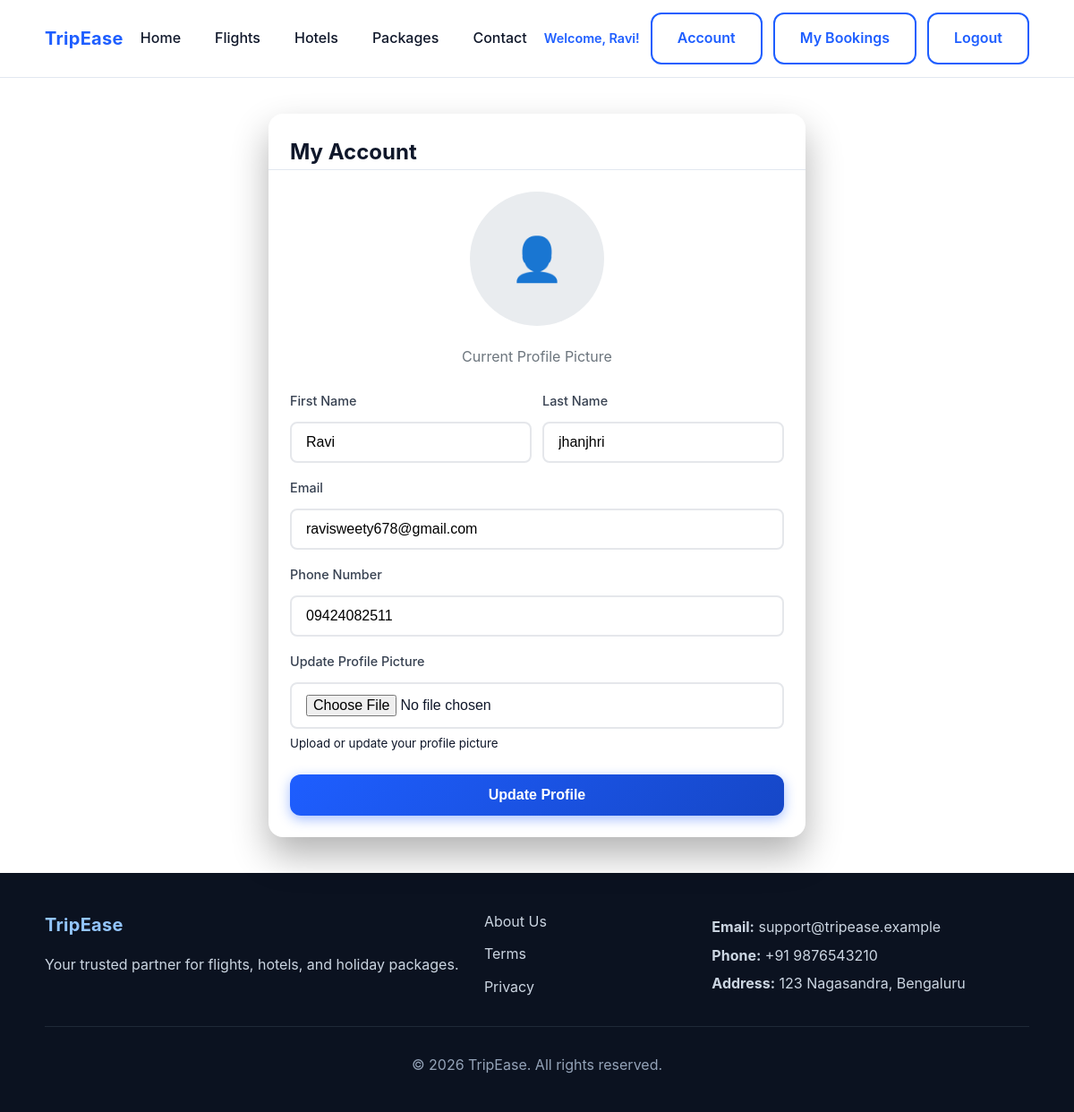
Page /accounts/profile/ (signed in) on the committed database.
### accounts/models.py (models this page shows, shortened)
class User(AbstractUser):
    email = models.EmailField(unique=True, verbose_name='email address')
    phone = models.CharField(max_length=15, blank=True)
    profile_photo = models.ImageField(upload_to='profile_photos/', blank=True, null=True)
    id_document = models.FileField(upload_to='id_documents/', blank=True, null=True)
    user_id = models.UUIDField(null=True, blank=True, unique=True, editable=False, help_text='Supabase Auth user ID (UUID)')
    created_at = models.DateTimeField(auto_now_add=True)
    updated_at = models.DateTimeField(auto_now=True)
    USERNAME_FIELD = 'email'
    REQUIRED_FIELDS = ['username', 'first_name', 'last_name']
    class Meta:
        verbose_name = 'User'
        verbose_name_plural = 'Users'

### accounts/views.py (the view)
# urls.py: path('profile/', views.profile_view, name='profile'),
@login_required
def profile_view(request):
    if request.method == 'POST':
        form = ProfileUpdateForm(request.POST, request.FILES, instance=request.user)
        if form.is_valid():
            user = form.save()
            if SUPABASE_AVAILABLE:
                sync_user_to_supabase(user)
            messages.success(request, 'Profile updated successfully!')
            return redirect('accounts:profile')
    else:
        form = ProfileUpdateForm(instance=request.user)
    return render(request, 'accounts/profile.html', {'form': form})

### accounts/forms.py
class ProfileUpdateForm(forms.ModelForm):
    profile_photo = forms.ImageField(
        required=False,
        widget=forms.FileInput(attrs={
            'class': 'form-control',
            'accept': 'image/*'
        }),
        help_text='Upload or update your profile picture'
    )
    class Meta:
        model = User
        fields = ('first_name', 'last_name', 'email', 'phone', 'profile_photo')
        widgets = {
            'first_name': forms.TextInput(attrs={
                'class': 'form-control',
                'placeholder': 'First name'
            }),
            'last_name': forms.TextInput(attrs={
                'class': 'form-control',
                'placeholder': 'Last name'
            }),
            'email': forms.EmailInput(attrs={
                'class': 'form-control',
                'placeholder': 'Email address'
            }),
            'phone': forms.TextInput(attrs={
                'class': 'form-control',
                'placeholder': 'Phone number'
            }),
        }

### templates/accounts/profile.html (shortened to what this page needs)
{% extends 'base.html' %}
{% load static %}
{% block content %}
<div class="container" style="min-height: 70vh; padding: 40px 0;">
    <div class="modal-content" style="position: relative; max-width: 600px; width: 100%; margin: 0 auto;">
        <div class="modal-header">
            <h2>My Account</h2>
        </div>
        <form method="post" class="auth-form" enctype="multipart/form-data">
            <div class="form-group" style="text-align: center; margin-bottom: 24px;">
                {% if user.profile_photo %}
                    <img src="{{ user.profile_photo.url }}" alt="Profile Picture"
                         style="width: 150px; height: 150px; border-radius: 50%; object-fit: cover; border: 3px solid #007bff; margin-bottom: 16px;">
                {% else %}
                    <div style="width: 150px; height: 150px; border-radius: 50%; background: #e9ecef; margin: 0 auto 16px; display: flex; align-items: center; justify-content: center; font-size: 48px; color: #6c757d;">
                        👤
                    </div>
                {% endif %}
                <p style="color: #6c757d; margin: 0;">Current Profile Picture</p>
            </div>
            <div class="form-row">
                <div class="form-group">
                    <label for="{{ form.first_name.id_for_label }}">First Name</label>
                    {{ form.first_name }}
                </div>
                <div class="form-group">
                    <label for="{{ form.last_name.id_for_label }}">Last Name</label>
                    {{ form.last_name }}
                </div>
            </div>
            <div class="form-group">
                <label for="{{ form.email.id_for_label }}">Email</label>
                {{ form.email }}
            </div>
            <div class="form-group">
                <label for="{{ form.phone.id_for_label }}">Phone Number</label>
                {{ form.phone }}
            </div>
            <div class="form-group">
                <label for="{{ form.profile_photo.id_for_label }}">Update Profile Picture</label>
                {{ form.profile_photo }}
                {% if form.profile_photo.help_text %}
                    <small class="form-text text-muted">{{ form.profile_photo.help_text }}</small>
                {% endif %}
            </div>
            <button type="submit" class="btn btn-primary btn-full">Update Profile</button>
        </form>
    </div>
</div>
{% endblock %}

### templates/base.html (shortened to what this page needs)
{% load static %}
<!DOCTYPE html>
<html lang="en">
<head>
    <link rel="stylesheet" href="{% static 'css/styles.css' %}" />
</head>
<body>
    <header class="site-header">
        <div class="container nav">
            <div class="logo"><a href="{% url 'core:home' %}" style="text-decoration: none; color: inherit;">TripEase</a></div>
            <nav class="nav-links" aria-label="Primary">
                <a href="{% url 'core:home' %}" class="nav-link">Home</a>
                <a href="{% url 'flights:search' %}" class="nav-link">Flights</a>
                <a href="{% url 'core:hotels_search' %}" class="nav-link">Hotels</a>
                <a href="{% url 'core:packages' %}" class="nav-link">Packages</a>
                <a href="{% url 'contact:contact' %}" class="nav-link">Contact</a>
            </nav>
            <div class="auth-buttons">
                {% if user.is_authenticated %}
                    <span class="user-menu">Welcome, {{ user.first_name|default:user.username }}!</span>
                    <a href="{% url 'accounts:profile' %}" class="btn btn-outline">Account</a>
                    <a href="{% url 'bookings:list' %}" class="btn btn-outline">My Bookings</a>
                    <a href="{% url 'accounts:logout' %}" class="btn btn-outline">Logout</a>
                {% else %}
                    <a href="{% url 'accounts:login' %}" class="btn btn-outline">Sign In</a>
                    <a href="{% url 'accounts:signup' %}" class="btn btn-primary">Sign Up</a>
                {% endif %}
            </div>
        </div>
    </header>
    {% block content %}{% endblock %}
    <footer id="contact" class="site-footer">
        <div class="container footer-grid">
            <div class="footer-brand">
                <div class="logo">TripEase</div>
                <p>Your trusted partner for flights, hotels, and holiday packages.</p>
            </div>
            <nav class="footer-links" aria-label="Footer">
                <a href="#about">About Us</a>
                <a href="#terms">Terms</a>
                <a href="#privacy">Privacy</a>
            </nav>
            <div class="footer-contact">
                <p><strong>Email:</strong> support@tripease.example</p>
                <p><strong>Phone:</strong> +91 9876543210</p>
                <p><strong>Address:</strong> 123 Nagasandra, Bengaluru</p>
            </div>
        </div>
        <div class="container footer-bottom">
            <p>© <span id="year">2025</span> TripEase. All rights reserved.</p>
        </div>
    </footer>
</body>
</html>

### static/css/styles.css (style rules this page uses)
* { box-sizing: border-box; }
html, body { margin: 0; padding: 0; }
body { font-family: "Inter", system-ui, -apple-system, Segoe UI, Roboto, Helvetica, Arial, "Apple Color Emoji", "Segoe UI Emoji"; color: #0f172a; background: #ffffff; line-height: 1.6; }
.container { width: min(1100px, 92%); margin: 0 auto; }
.site-header { position: sticky; top: 0; z-index: 10; background: rgba(255, 255, 255, 0.9); backdrop-filter: saturate(150%) blur(8px); border-bottom: 1px solid #e2e8f0; }
.nav { display: flex; align-items: center; justify-content: space-between; padding: 14px 0; }
.logo { font-weight: 700; font-size: 1.25rem; color: #1e5eff; letter-spacing: 0.3px; }
.nav-links { display: flex; gap: 18px; }
.nav-link { color: #0f172a; text-decoration: none; font-weight: 500; padding: 8px 10px; border-radius: 10px; transition: background 0.2s ease, color 0.2s ease, transform 0.1s ease; }
.form-group { display: flex; flex-direction: column; gap: 6px; text-align: left; }
.form-group label { font-size: 0.85rem; color: #475569; }
.form-group input { padding: 12px 12px; border: 1px solid #cbd5e1; border-radius: 10px; outline: none; transition: border-color 0.2s ease, box-shadow 0.2s ease; }
.btn { padding: 12px 20px; border: none; border-radius: 10px; font-weight: 600; cursor: pointer; transition: transform 0.08s ease, box-shadow 0.2s ease, background 0.2s ease; }
.btn-primary { background: #1e5eff; color: #ffffff; box-shadow: 0 8px 18px rgba(30, 94, 255, 0.35); }
.site-footer { background: #0b1220; color: #cbd5e1; padding-top: 42px; }
.footer-grid { display: grid; grid-template-columns: 2fr 1fr 1.5fr; gap: 18px; }
.footer-brand .logo { color: #93c5fd; }
.footer-links { display: grid; gap: 8px; }
.footer-links a { color: #cbd5e1; text-decoration: none; transition: color 0.2s ease; }
.footer-contact p { margin: 6px 0; }
.footer-bottom { border-top: 1px solid #1f2937; margin-top: 28px; padding: 14px 0 24px 0; text-align: center; color: #94a3b8; }
.auth-buttons { display: flex; align-items: center; gap: 12px; }
.btn-outline { background: transparent; color: #1e5eff; border: 2px solid #1e5eff; box-shadow: none; }
.user-menu { color: #1e5eff; font-weight: 600; font-size: 0.9rem; }
.modal-content { background: #ffffff; border-radius: 16px; width: min(450px, 90%); max-height: 90vh; overflow-y: auto; box-shadow: 0 20px 40px rgba(0, 0, 0, 0.3); animation: modalSlideIn 0.3s ease-out; }
.modal-header { display: flex; align-items: center; justify-content: space-between; padding: 24px 24px 0 24px; border-bottom: 1px solid #e2e8f0; margin-bottom: 24px; }
.modal-header h2 { margin: 0; font-size: 1.5rem; color: #0f172a; }
.auth-form { padding: 0 24px 24px 24px; }
.form-row { display: grid; grid-template-columns: 1fr 1fr; gap: 12px; }
.auth-form .form-group { margin-bottom: 16px; }
.auth-form .form-group label { display: block; margin-bottom: 6px; font-weight: 500; color: #374151; font-size: 0.9rem; }
.auth-form .form-group input { width: 100%; padding: 12px 16px; border: 2px solid #e5e7eb; border-radius: 8px; font-size: 1rem; transition: border-color 0.2s ease, box-shadow 0.2s ease; background: #ffffff; }
.btn-full { width: 100%; margin-top: 8px; }
.btn { padding: 14px 28px; border: none; border-radius: 12px; font-weight: 600; font-size: 1rem; cursor: pointer; transition: all 0.2s ease; display: inline-flex; align-items: center; justify-content: center; text-decoration: none; }
.btn-primary { background: linear-gradient(135deg, #1e5eff 0%, #1647c7 100%); color: #ffffff; box-shadow: 0 4px 14px rgba(30, 94, 255, 0.4); }
.form-control { padding: 14px 16px; border: 2px solid #e2e8f0; border-radius: 12px; outline: none; transition: all 0.2s ease; font-size: 1rem; width: 100%; background: #ffffff; }

### rows in the picture
User: first_name "Ravi", last_name "jhanjhri", email "ravisweety678@gmail.com", phone "09424082511"
